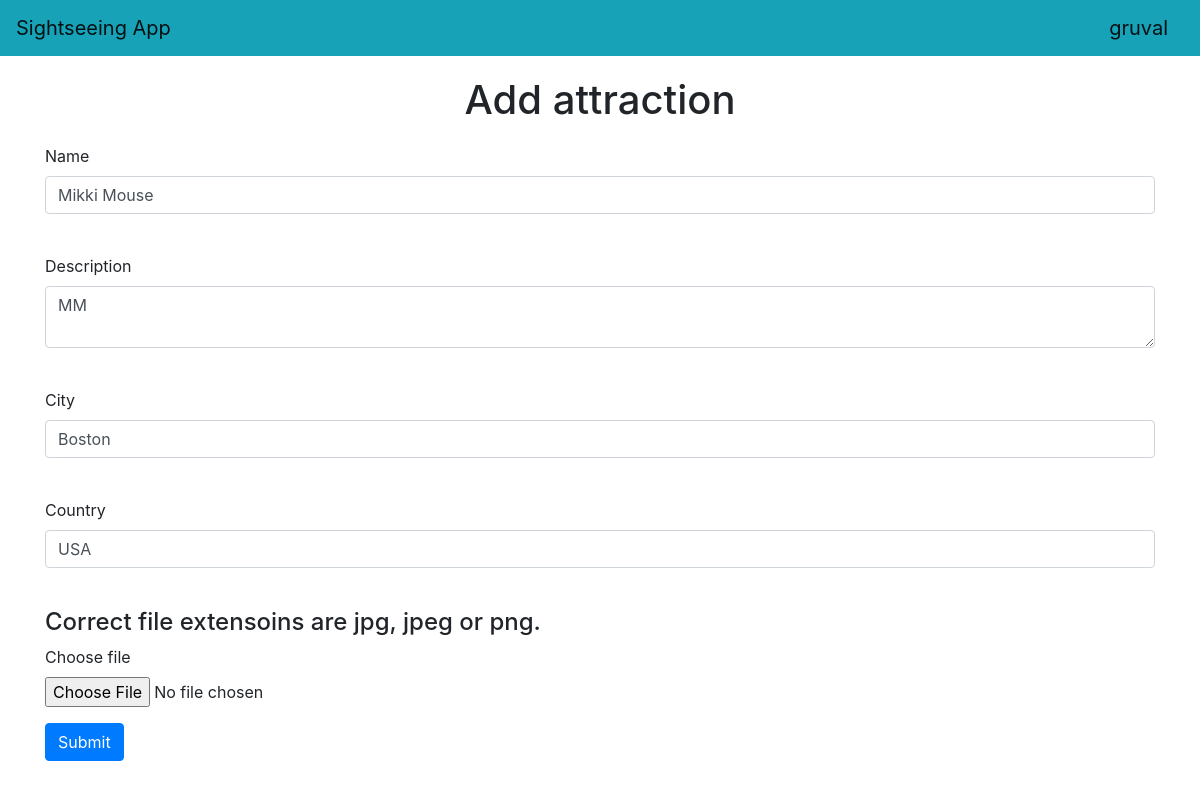
The app's page /attractions/7 (signed in), older data.
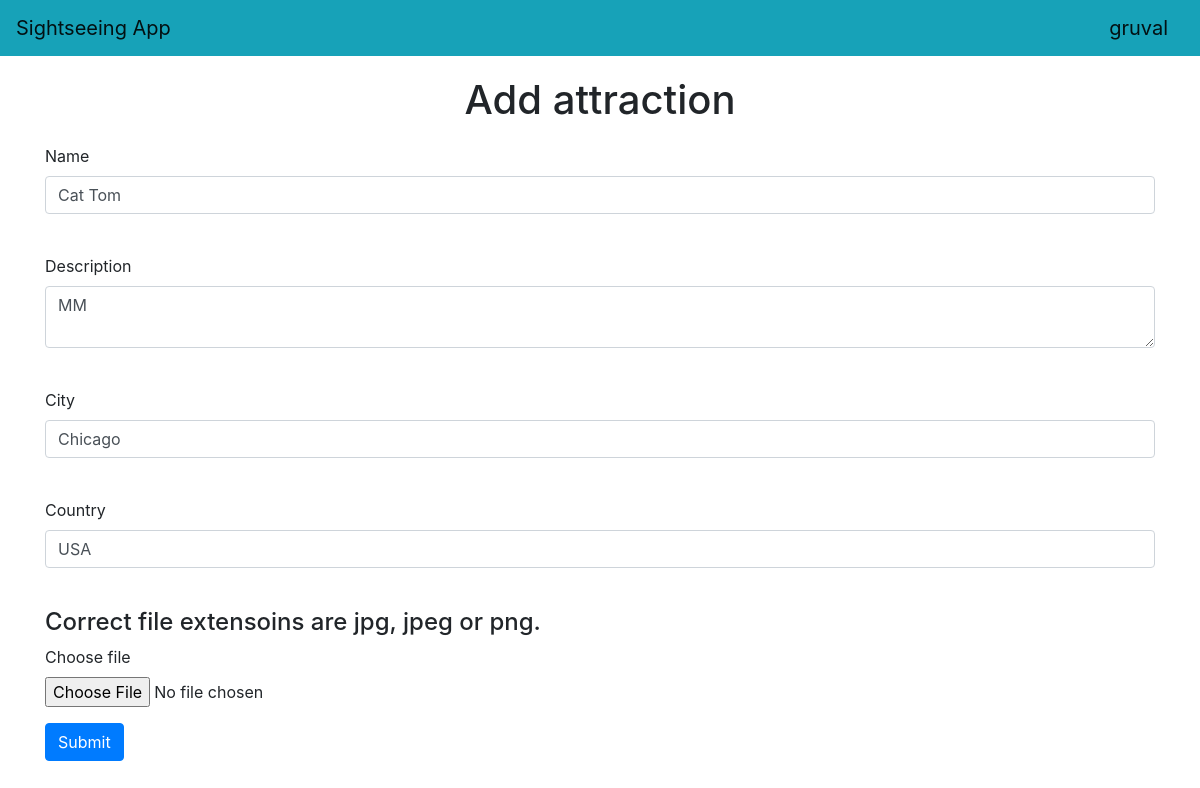
The same page, newer data.
### data/users.py (models this page shows, shortened)
class User(SqlAlchemyBase, UserMixin):
    __tablename__ = 'users'
    id = sqlalchemy.Column(sqlalchemy.Integer,
                           primary_key=True, autoincrement=True)
    name = sqlalchemy.Column(sqlalchemy.String, nullable=True)
    sex = sqlalchemy.Column(sqlalchemy.String, nullable=True)
    age = sqlalchemy.Column(sqlalchemy.Integer, nullable=True)
    about = sqlalchemy.Column(sqlalchemy.String, nullable=True)
    email = sqlalchemy.Column(sqlalchemy.String,
                              index=True, unique=True, nullable=True)
    hashed_password = sqlalchemy.Column(sqlalchemy.String, nullable=True)
    created_date = sqlalchemy.Column(sqlalchemy.DateTime,
                                     default=datetime.datetime.now)
    attractions = orm.relationship("Attractions", back_populates='user')

### data/attractions.py (models this page shows, shortened)
class Attractions(SqlAlchemyBase):
    __tablename__ = 'attractions'
    id = sqlalchemy.Column(sqlalchemy.Integer,
                           primary_key=True, autoincrement=True)
    name = sqlalchemy.Column(sqlalchemy.String, nullable=True)
    description = sqlalchemy.Column(sqlalchemy.String, nullable=True)
    сity = sqlalchemy.Column(sqlalchemy.String, nullable=True)
    country = sqlalchemy.Column(sqlalchemy.String, nullable=True)
    map = sqlalchemy.Column(sqlalchemy.String, nullable=True)
    pic = sqlalchemy.Column(sqlalchemy.String, nullable=True)
    created_date = sqlalchemy.Column(sqlalchemy.DateTime,
                                     default=datetime.datetime.now)
    user_id = sqlalchemy.Column(sqlalchemy.Integer,
                                sqlalchemy.ForeignKey("users.id"))
    user = orm.relationship('User')

### main.py (the view, shortened to what this page needs)
@app.route('/attractions/<int:id>', methods=['GET', 'POST'])
@login_required
def edit_attractions(id):
    form = AttractionsForm()
    if request.method == 'GET':
        db_sess = db_session.create_session()
        attractions = db_sess.query(Attractions).filter(
            Attractions.id == id, Attractions.user == current_user
                                          ).first()
        if attractions:
            form.name.data = attractions.name
            form.description.data = attractions.description
            form.city.data = attractions.сity
            form.country.data = attractions.country
        else:
            abort(404)
    return render_template('attractions.html',
                           title='Edit attraction',
                           form=form)

### forms/attractions.py
class AttractionsForm(FlaskForm):
    name = StringField('Name', validators=[DataRequired()])
    description = TextAreaField('Description', validators=[DataRequired()])
    city = StringField('City', validators=[DataRequired()])
    country = StringField('Country', validators=[DataRequired()])
    submit = SubmitField('Submit')

### data/db_session.py (called while the page is built)
def create_session() -> Session:
    global __factory
    return __factory()

### main.py (called while the page is built)
@login_manager.user_loader
def load_user(user_id):
    db_sess = db_session.create_session()
    return db_sess.query(User).get(user_id)

### templates/attractions.html (shortened to what this page needs)
{% extends "base.html" %}
{% block content %}
<h1>Add attraction</h1>
<form action="" method="post" enctype="multipart/form-data">
    <p>
        {{ form.name.label }}<br>
        {{ form.name(class="form-control")}}<br>
    </p>
    <p>
        {{ form.description.label }}<br>
        {{ form.description(class="form-control")}}<br>
    </p>
    <p>
        {{ form.city.label }}<br>
        {{ form.city(class="form-control")}}<br>
    </p>
    <p>
        {{ form.country.label }}<br>
        {{ form.country(class="form-control")}}<br>
    </p>
    <div class="form-group">
        <h4>Correct file extensoins are jpg, jpeg or png.</h4>
        <label for="pic">Choose file</label>
        <input type="file" class="form-control-file" id="pic" name="file">
    </div>
    <p>
        {{ form.submit(type="submit", class="btn btn-primary") }}
    </p>
</form>
{% endblock %}

### templates/base.html (shortened to what this page needs)
<!DOCTYPE html>
<html lang="en">
<head>
    <link rel="stylesheet"
          href="https://stackpath.bootstrapcdn.com/bootstrap/4.4.1/css/bootstrap.min.css"
>
    <link rel="stylesheet" type="text/css" href="static/css/style.css">
</head>
<body>
<header>
    <nav class="navbar navbar-light bg-info">
        <a class="navbar-brand" href="/">Sightseeing App</a>
        {% if current_user.is_authenticated %}
            <a class="navbar-brand" href="/logout">{{ current_user.name }}</a>
        {% else %}
            <p>
                <a class="btn btn-primary" href="/register">Register</a>
                <a class="btn btn-success" href="/login">Enter</a>
            </p>
        {% endif %}
    </nav>
</header>
<main role="main" class="container">
    {% block content%}{% endblock %}
</main>
</body>
</html>

### static/css/style.css (style rules this page uses)
h1 { text-align: center; margin-top: 20px; margin-bottom: 20px; }

Row changes from the older to the newer data that the page shows:
changed Attractions "MM": name "Mikki Mouse" → "Cat Tom"
Text that changed along with them:
form field city: "Boston" → "Chicago"
